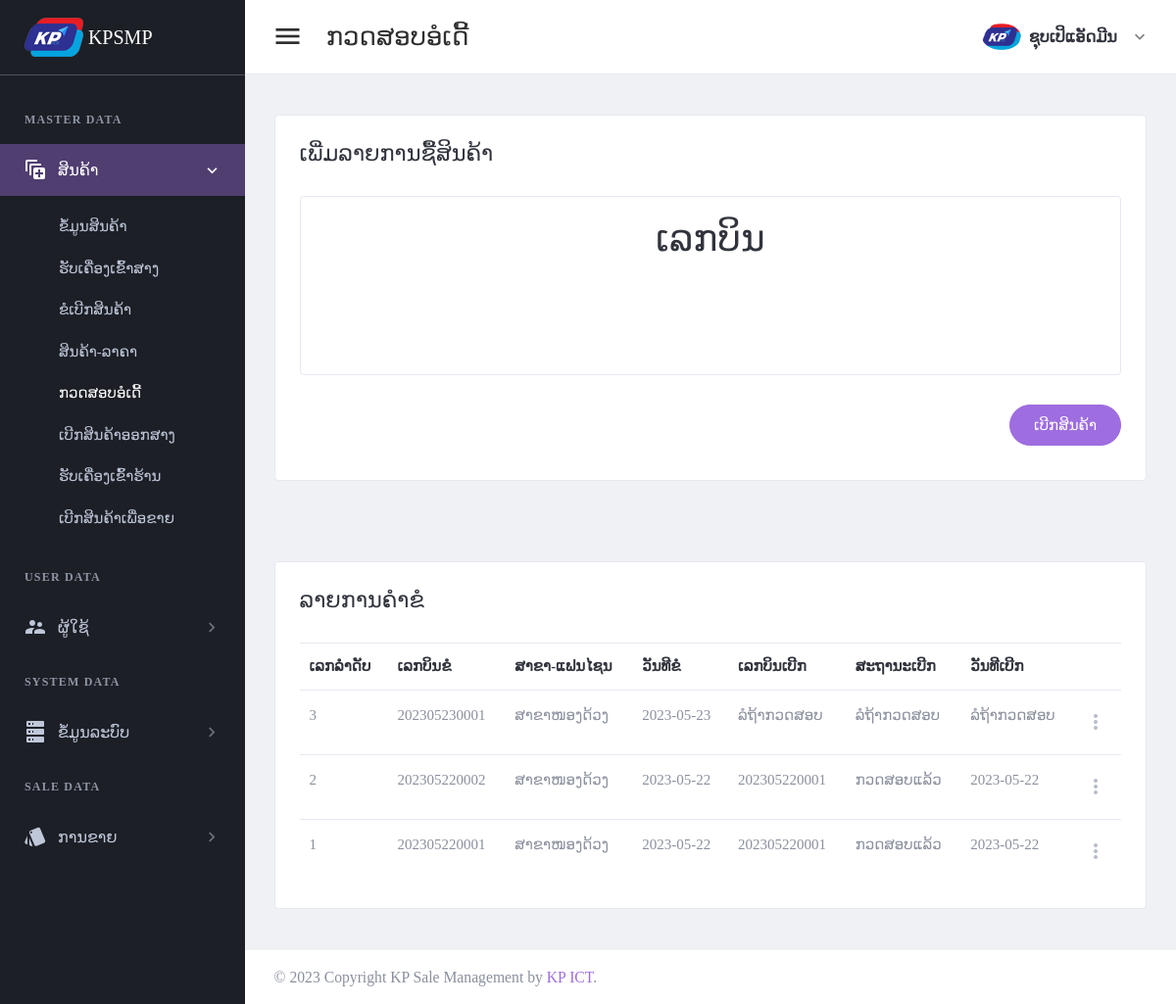
Screenshot of /page/check-order-request.php (signed in) with the database file from the repository.
### tables this page shows
CREATE TABLE `tbl_header_title` (
  `ht_id` int(11) NOT NULL,
  `ht_name` varchar(300) DEFAULT NULL
);

CREATE TABLE `tbl_sub_title` (
  `st_id` int(11) NOT NULL,
  `st_name` varchar(300) DEFAULT NULL,
  `icon_code` varchar(100) DEFAULT NULL,
  `ht_id` int(11) DEFAULT NULL
);

CREATE TABLE `tbl_page_title` (
  `pt_id` int(11) NOT NULL,
  `pt_name` varchar(300) DEFAULT NULL,
  `ptf_name` varchar(100) DEFAULT NULL,
  `st_id` int(11) DEFAULT NULL
);

CREATE TABLE `tbl_order_request` (
  `or_id` int(11) NOT NULL,
  `or_bill_number` varchar(30) DEFAULT NULL,
  `br_id` int(11) DEFAULT NULL,
  `wh_id` int(11) DEFAULT NULL,
  `or_status` int(11) DEFAULT NULL,
  `add_by` int(11) DEFAULT NULL,
  `date_register` date DEFAULT NULL
);

CREATE TABLE `tbl_branch` (
  `br_id` int(11) NOT NULL,
  `br_name` varchar(150) DEFAULT NULL,
  `br_status` int(11) DEFAULT NULL,
  `br_type` int(11) DEFAULT NULL,
  `add_by` int(11) DEFAULT NULL,
  `date_register` date DEFAULT NULL
);

CREATE TABLE `tbl_approve_order` (
  `apo_id` int(11) NOT NULL,
  `apo_bill_number` varchar(30) DEFAULT NULL,
  `or_id` int(11) DEFAULT NULL,
  `br_id` int(11) DEFAULT NULL,
  `wh_id` int(11) DEFAULT NULL,
  `ar_status` int(11) DEFAULT NULL,
  `add_by` int(11) DEFAULT NULL,
  `date_register` date DEFAULT NULL
);

CREATE TABLE `tbl_approve_order_status` (
  `aos_id` int(11) NOT NULL,
  `aos_name` varchar(150) DEFAULT NULL
);

### setting/checksession.php (called while the page is built, shortened)
<?php
	if($_SESSION['id_users'] == "" )
	{
	header("location:logout.php");
	}
	  else{
		$role_id = $_SESSION["role_id"];
	}
?>

### page/check-order-request.php (the view, shortened to what this page needs)
<?php
include("../setting/checksession.php");
include("../setting/conn.php");
$header_name = "ກວດສອບອໍເດີ້";
$header_click = "2";
$or_id = $_GET['or_id'];
?>
<!DOCTYPE html>
<html lang="en" dir="ltr">
<head>
    <?php
    include("../setting/callcss.php");
    ?>
</head>
<body class="navbar-fixed sidebar-fixed" id="body">
    <div class="wrapper">
        <?php include "menu.php"; ?>
        <div class="page-wrapper">
            <?php
            include "header.php";
            ?>
            <div class="content-wrapper">
                <div class="content">
                    <div class="email-wrapper rounded border bg-white">
                        <div class="  no-gutters justify-content-center">
                            <div class="    ">
                                <div class="  p-4 p-xl-5">
                                    <div class="email-body-head mb-6 ">
                                        <h4 class="text-dark">ເພີ່ມລາຍການຊື້ສິນຄ້າ</h4>
                                    </div>
                                    <form method="post" id="additemorderfrm">
                                        <?php
                                        $rowod = $conn->query("select a.or_id,a.br_id,a.wh_id,(case when apo_id is null then 0 else apo_id end) as apo_id,or_bill_number
                                        from tbl_order_request a
                                        left join tbl_approve_order b on a.or_id = b.or_id
                                        where a.or_id ='$or_id' ")->fetch(PDO::FETCH_ASSOC);
                                        ?>
                                        <div class="card p-4">
                                            <div class="row   no-gutters justify-content-center">
                                                <div class="col-lg-12 text-center">
                                                    <div class="form-group">
                                                        <label for="firstName">
                                                            <h1> ເລກບິນ <?php echo $rowod['or_bill_number']; ?> </h1>
                                                        </label>
                                                    </div>
                                                </div>
                                            </div>
                                            <div class="row">
                                                <div class="col-lg-12">
                                                    <div class=" ">
                                                        <div class="card-body">
                                                        </div>
                                                    </div>
                                                </div>
                                            </div>
                                        </div>
                                        <div class="d-flex justify-content-end mt-6">
                                            <button type="submit" class="btn btn-primary mb-2 btn-pill">ເບີກສິນຄ້າ</button>
                                        </div>
                                    </form>
                                </div>
                            </div>
                        </div>
                    </div>
                </div>
            </div>
            <div class="content-wrapper">
                <div class="content">
                    <div class="email-wrapper rounded border bg-white">
                        <div class="  no-gutters justify-content-center">
                            <div class="    ">
                                <div class="  p-4 p-xl-5">
                                    <div class="email-body-head mb-6 ">
                                        <h4 class="text-dark">ລາຍການຄຳຂໍ</h4>
                                    </div>
                                    <form method="post" id="additemorderfrm">
                                        <table id="productsTable" class="table table-hover table-product" style="width:100%">
                                            <thead>
                                                <tr>
                                                    <th>ເລກລຳດັບ</th>
                                                    <th>ເລກບິນຂໍ</th>
                                                    <th>ສາຂາ-ແຟນໄຊນ</th>
                                                    <th>ວັນທີຂໍ</th>
                                                    <th>ເລກບິນເບີກ</th>
                                                    <th>ສະຖານະເບີກ</th>
                                                    <th>ວັນທີເບີກ</th>
                                                    <th></th>
                                                </tr>
                                            </thead>
                                            <tbody>
                                                <?php
                                                $stmt4 = $conn->prepare(" SELECT  a.or_id,or_bill_number,br_name,a.date_register as date_request,apo_id
                                                ,apo_bill_number,aos_name,b.date_register as date_check
                                                FROM tbl_order_request a
                                                left join tbl_approve_order b on a.or_id = b.or_id
                                                left join tbl_branch c on a.br_id = c.br_id
                                                left join tbl_approve_order_status d on b.ar_status = d.aos_id
                                                order by a.or_id desc");
                                                $stmt4->execute();
                                                if ($stmt4->rowCount() > 0) {
                                                    while ($row4 = $stmt4->fetch(PDO::FETCH_ASSOC)) {
                                                        if (empty($row4['apo_bill_number'])) {
                                                            $apo_bill_number = "ລໍຖ້າກວດສອບ";
                                                            $aos_name = "ລໍຖ້າກວດສອບ";
                                                            $date_check = "ລໍຖ້າກວດສອບ";
                                                        } else {
                                                            $apo_bill_number = $row4['apo_bill_number'];
                                                            $aos_name = $row4['aos_name'];
                                                            $date_check = $row4['date_check'];
                                                        }
                                                ?>
                                                        <tr>
                                                            <td><?php echo $row4['or_id']; ?></td>
                                                            <td><?php echo $row4['or_bill_number']; ?></td>
                                                            <td><?php echo $row4['br_name']; ?></td>
                                                            <td><?php echo $row4['date_request']; ?></td>
                                                            <td><?php echo "$apo_bill_number"; ?></td>
                                                            <td><?php echo "$aos_name"; ?></td>
                                                            <td><?php echo "$date_check"; ?></td>
                                                            <td>
                                                                <div class="dropdown">
                                                                    <a class="dropdown-toggle icon-burger-mini" href="#" role="button" id="dropdownMenuLink" data-toggle="dropdown" aria-haspopup="true" aria-expanded="false" data-display="static">
                                                                    </a>
                                                                </div>
                                                            </td>
                                                        </tr>
                                                <?php
                                                    }
                                                }
                                                ?>
                                            </tbody>
                                        </table>
                                    </form>
                                </div>
                            </div>
                        </div>
                    </div>
                </div>
            </div>
            <?php include "footer.php"; ?>
        </div>
    </div>
</body>
</html>

### page/menu.php
<aside class="left-sidebar sidebar-dark" id="left-sidebar">
  <div id="sidebar" class="sidebar sidebar-with-footer">
    <div class="app-brand">
      <a href="index.php">
        <img src="../images/iconmenu.png" alt="Mono">
        <span class="brand-name"> KPSMP</span>
      </a>
    </div>
    <div class="sidebar-left" data-simplebar style="height: 100%;">
      <ul class="nav sidebar-inner" id="sidebar-menu">
        <?php
        $stmt = $conn->prepare(" SELECT distinct a.ht_id,ht_name
        FROM tbl_header_title a
        left join tbl_role_page b on a.ht_id = b.ht_id
        where role_id ='$role_id'
        order by  a.ht_id asc ");
        $stmt->execute();
        if ($stmt->rowCount() > 0) {
          while ($row = $stmt->fetch(PDO::FETCH_ASSOC)) {
            $ht_id = $row['ht_id'];
            $ht_name = $row['ht_name'];
        ?>
            <li class="section-title"> <?php echo "$ht_name"; ?></li>
            <?php
            $stmt1 = $conn->prepare("SELECT distinct a.st_id,st_name,role_id,icon_code
            FROM tbl_sub_title a
            left join tbl_role_page b on a.st_id = b.st_id
            where a.ht_id = '$ht_id' and role_id ='$role_id'
            order by a.st_id asc ");
            $stmt1->execute();
            if ($stmt1->rowCount() > 0) {
              while ($row1 = $stmt1->fetch(PDO::FETCH_ASSOC)) {
                $st_name = $row1['st_name'];
                $st_id = $row1['st_id'];
                $icon_code = $row1['icon_code'];
            ?>
                <li class='has-sub <?php if ($header_click == "$st_id") {  echo "active expand"; } ?>'>
                  <a class="sidenav-item-link" href="javascript:void(0)" data-toggle="collapse" data-target='#<?php echo "$st_name"; ?>' aria-expanded="false" aria-controls="<?php echo "$st_name"; ?>">
                    <i class="mdi <?php echo"$icon_code";?>"></i>
                    <span class="nav-text"> <?php echo "$st_name"; ?> </span> <b class="caret"></b>
                  </a>
                  <ul class='collapse <?php if ($header_click == "$st_id" ) { echo "show"; } ?>' id="<?php echo "$st_name"; ?>" data-parent="#sidebar-menu">
                    <div class="sub-menu">
                      <?php
                      $stmt2 = $conn->prepare(" SELECT pt_name,ptf_name
                      FROM tbl_page_title a
                      left join tbl_role_page b on a.pt_id = b.pt_id
                      where a.st_id = '$st_id' and role_id ='$role_id'
                      order by a.pt_id asc ");
                      $stmt2->execute();
                      if ($stmt2->rowCount() > 0) {
                        while ($row2 = $stmt2->fetch(PDO::FETCH_ASSOC)) {
                          $pt_name = $row2['pt_name'];
                      ?>
                          <li class="<?php if ($header_name ==  $row2['pt_name']) { echo "active"; } ?>">
                            <a class="sidenav-item-link" href='<?php echo $row2['ptf_name'] ?>'>
                              <span class="nav-text"><?php echo"$pt_name";?></span>
                            </a>
                          </li>
                      <?php
                        }
                      }
                      ?>
                    </div>
                  </ul>
              <?php
              }
            }
              ?>
                </li>
            <?php
          }
        }
            ?>
      </ul>
    </div>
  </div>
</aside>

### rows the page displays
tbl_header_title: ht_name "MASTER DATA"
tbl_sub_title: st_name "ສິນຄ້າ"
tbl_page_title: pt_name "ຂໍ້ມູນສິນຄ້າ"
tbl_page_title: pt_name "ຮັບເຄື່ອງເຂົ້າສາງ"
tbl_page_title: pt_name "ຂໍເບີກສິນຄ້າ"
tbl_page_title: pt_name "ສິນຄ້າ-ລາຄາ"
tbl_page_title: pt_name "ກວດສອບອໍເດີ້"
tbl_page_title: pt_name "ເບີກສິນຄ້າອອກສາງ"
tbl_page_title: pt_name "ຮັບເຄື່ອງເຂົ້າຮ້ານ"
tbl_page_title: pt_name "ເບີກສິນຄ້າເພື່ອຂາຍ"
tbl_header_title: ht_name "USER DATA"
tbl_sub_title: st_name "ຜູ້ໃຊ້"
tbl_header_title: ht_name "SYSTEM DATA"
tbl_sub_title: st_name "ຂໍ້ມູນລະບົບ"
tbl_header_title: ht_name "SALE DATA"
tbl_sub_title: st_name "ການຂາຍ"
tbl_order_request: or_id "3", or_bill_number "202305230001", br.br_name "ສາຂາໜອງດ້ວງ", date_register "2023-05-23", apo_bill_number "ລໍຖ້າກວດສອບ", aos_name "ລໍຖ້າກວດສອບ", date_check "ລໍຖ້າກວດສອບ"
tbl_order_request: or_id "2", or_bill_number "202305220002", br.br_name "ສາຂາໜອງດ້ວງ", date_register "2023-05-22", tbl_approve_order.apo_bill_number "202305220001", tbl_approve_order_status.aos_name "ກວດສອບແລ້ວ", tbl_approve_order.date_register "2023-05-22"
tbl_order_request: or_id "1", or_bill_number "202305220001", br.br_name "ສາຂາໜອງດ້ວງ", date_register "2023-05-22", tbl_approve_order.apo_bill_number "202305220001", tbl_approve_order_status.aos_name "ກວດສອບແລ້ວ", tbl_approve_order.date_register "2023-05-22"

### other values shown
$header_name "ກວດສອບອໍເດີ້"
$full_name "ຊຸບເປິແອັດມີນ"
